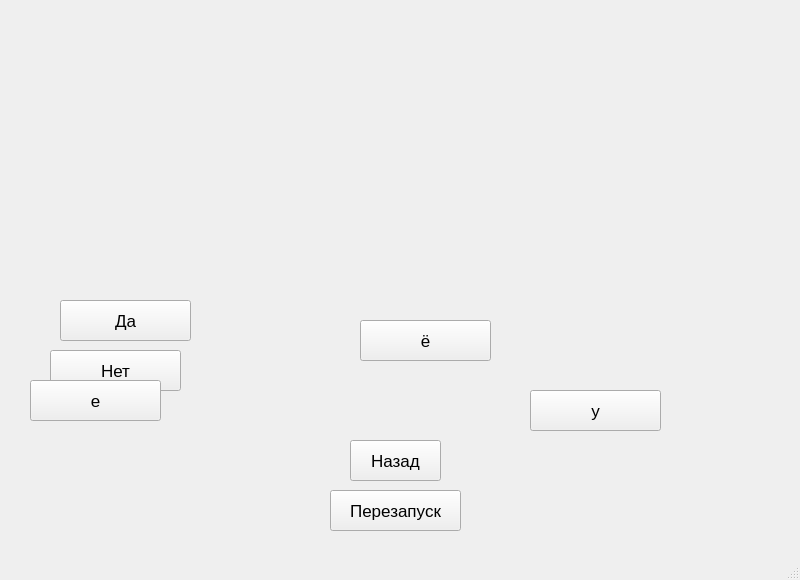
<?xml version="1.0" encoding="UTF-8"?>
<ui version="4.0">
 <class>MainWindow</class>
 <widget class="QMainWindow" name="MainWindow">
  <property name="geometry">
   <rect>
    <x>0</x>
    <y>0</y>
    <width>800</width>
    <height>580</height>
   </rect>
  </property>
  <property name="minimumSize">
   <size>
    <width>800</width>
    <height>580</height>
   </size>
  </property>
  <property name="maximumSize">
   <size>
    <width>800</width>
    <height>580</height>
   </size>
  </property>
  <property name="windowTitle">
   <string>MainWindow</string>
  </property>
  <property name="styleSheet">
   <string notr="true"/>
  </property>
  <widget class="QWidget" name="centralwidget">
   <widget class="QPushButton" name="first_btn">
    <property name="geometry">
     <rect>
      <x>60</x>
      <y>300</y>
      <width>131</width>
      <height>41</height>
     </rect>
    </property>
    <property name="font">
     <font>
      <pointsize>13</pointsize>
     </font>
    </property>
    <property name="text">
     <string>Да</string>
    </property>
    <property name="checkable">
     <bool>false</bool>
    </property>
    <property name="autoRepeat">
     <bool>false</bool>
    </property>
    <property name="autoExclusive">
     <bool>false</bool>
    </property>
   </widget>
   <widget class="QLabel" name="label">
    <property name="geometry">
     <rect>
      <x>120</x>
      <y>50</y>
      <width>531</width>
      <height>181</height>
     </rect>
    </property>
    <property name="font">
     <font>
      <pointsize>20</pointsize>
     </font>
    </property>
    <property name="styleSheet">
     <string notr="true"/>
    </property>
    <property name="text">
     <string/>
    </property>
    <property name="alignment">
     <set>Qt::AlignCenter</set>
    </property>
   </widget>
   <widget class="QPushButton" name="second_btn">
    <property name="geometry">
     <rect>
      <x>50</x>
      <y>350</y>
      <width>131</width>
      <height>41</height>
     </rect>
    </property>
    <property name="font">
     <font>
      <pointsize>13</pointsize>
     </font>
    </property>
    <property name="acceptDrops">
     <bool>false</bool>
    </property>
    <property name="text">
     <string>Нет</string>
    </property>
    <property name="autoDefault">
     <bool>false</bool>
    </property>
    <property name="default">
     <bool>false</bool>
    </property>
    <property name="flat">
     <bool>false</bool>
    </property>
   </widget>
   <widget class="QPushButton" name="res">
    <property name="geometry">
     <rect>
      <x>330</x>
      <y>490</y>
      <width>131</width>
      <height>41</height>
     </rect>
    </property>
    <property name="font">
     <font>
      <pointsize>13</pointsize>
     </font>
    </property>
    <property name="text">
     <string>Перезапуск</string>
    </property>
   </widget>
   <widget class="QPushButton" name="bef">
    <property name="geometry">
     <rect>
      <x>350</x>
      <y>440</y>
      <width>91</width>
      <height>41</height>
     </rect>
    </property>
    <property name="font">
     <font>
      <pointsize>13</pointsize>
     </font>
    </property>
    <property name="text">
     <string>Назад</string>
    </property>
   </widget>
   <widget class="QPushButton" name="third_btn">
    <property name="geometry">
     <rect>
      <x>30</x>
      <y>380</y>
      <width>131</width>
      <height>41</height>
     </rect>
    </property>
    <property name="font">
     <font>
      <pointsize>13</pointsize>
     </font>
    </property>
    <property name="text">
     <string>e</string>
    </property>
   </widget>
   <widget class="QPushButton" name="fourth_btn">
    <property name="geometry">
     <rect>
      <x>360</x>
      <y>320</y>
      <width>131</width>
      <height>41</height>
     </rect>
    </property>
    <property name="font">
     <font>
      <pointsize>13</pointsize>
     </font>
    </property>
    <property name="text">
     <string>ё</string>
    </property>
   </widget>
   <widget class="QPushButton" name="fifth_btn">
    <property name="geometry">
     <rect>
      <x>530</x>
      <y>390</y>
      <width>131</width>
      <height>41</height>
     </rect>
    </property>
    <property name="font">
     <font>
      <pointsize>13</pointsize>
     </font>
    </property>
    <property name="text">
     <string>у</string>
    </property>
   </widget>
   <widget class="QLabel" name="deadpool">
    <property name="geometry">
     <rect>
      <x>30</x>
      <y>50</y>
      <width>331</width>
      <height>241</height>
     </rect>
    </property>
    <property name="text">
     <string/>
    </property>
    <property name="pixmap">
     <pixmap>deadpool.png</pixmap>
    </property>
   </widget>
  </widget>
  <widget class="QMenuBar" name="menubar">
   <property name="geometry">
    <rect>
     <x>0</x>
     <y>0</y>
     <width>800</width>
     <height>21</height>
    </rect>
   </property>
  </widget>
  <widget class="QStatusBar" name="statusbar"/>
 </widget>
 <resources/>
 <connections/>
</ui>
